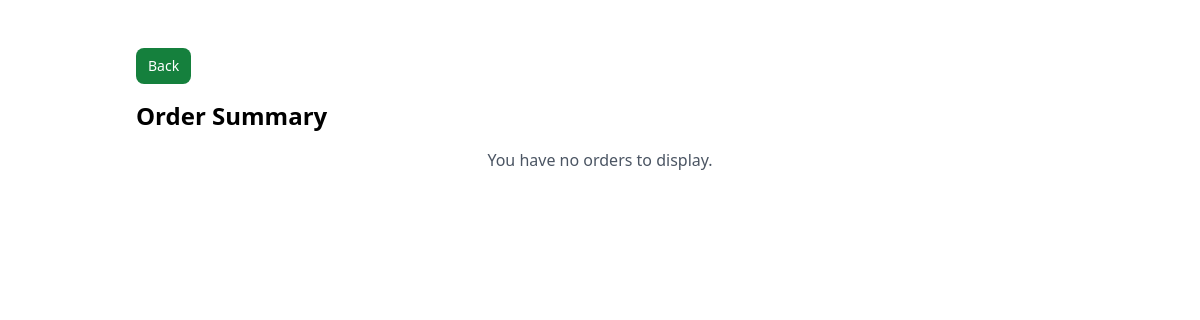
Before: /store/order_summary/ (signed in) with the older database file.
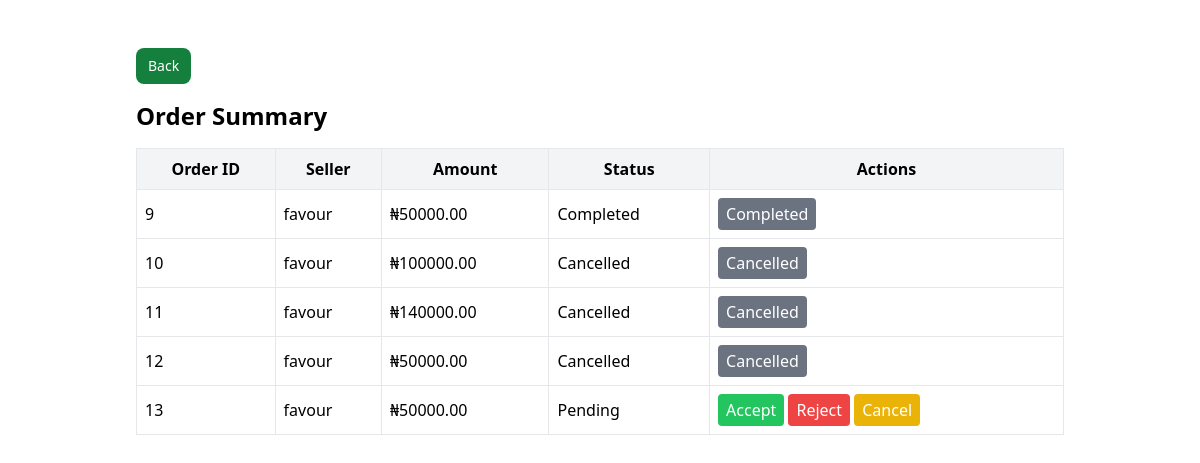
After: the same page with the newer database file.
### Store/models.py (models this page shows, shortened)
class Order(models.Model):
    PENDING = 'pending'
    COMPLETED = 'completed'
    CANCELLED = 'cancelled'
    ORDER_STATUS_CHOICES = [
        (PENDING, 'Pending'),
        (COMPLETED, 'Completed'),
        (CANCELLED, 'Cancelled'),
    ]
    buyer = models.ForeignKey(get_user_model(), related_name='orders_as_buyer', on_delete=models.CASCADE)
    seller = models.ForeignKey(get_user_model(), related_name='orders_as_seller', on_delete=models.CASCADE)
    amount = models.DecimalField(max_digits=10, decimal_places=2)  # Amount of the transaction
    status = models.CharField(max_length=20, choices=ORDER_STATUS_CHOICES, default=PENDING)
    created_at = models.DateTimeField(auto_now_add=True)
    updated_at = models.DateTimeField(auto_now=True)

### User/models.py (models this page shows, shortened)
class Account(AbstractBaseUser, PermissionsMixin):
    email = models.EmailField(unique=True)
    username = models.CharField(max_length=30, unique=True)
    role      = models.CharField(max_length=20, choices=ROLE_CHOICES, default='buyer')
    first_name = models.CharField(max_length=30, blank=True)
    last_name = models.CharField(max_length=30, blank=True)
    last_login	= models.DateTimeField(verbose_name='last login', auto_now=True)
    is_online = models.BooleanField(default=False)
    is_active = models.BooleanField(default=True)
    is_admin = models.BooleanField(default=False)
    is_staff = models.BooleanField(default=False)
    is_buyer = models.BooleanField(default=False)
    USERNAME_FIELD = 'email'
    REQUIRED_FIELDS = ['username',]
    objects = MyAccountManager()

### Store/views.py (the view, shortened to what this page needs)
# urls.py: path('order_summary/', views.order_summary, name='order_summary'),
@login_required
def order_summary(request):
    orders = Order.objects.filter(buyer=request.user)
    return render(request, "Store/order_summary.html", {"orders": orders})

### Store/templates/Store/order_summary.html (shortened to what this page needs)
{% extends "Store/base.html" %}
{% block content %}
<div class="container mx-auto p-6">
    <a href="{% url 'buyerdashboard' %}" class="inline-flex mb-4 items-center px-3 py-2 text-sm font-medium text-center text-white bg-green-700 rounded-lg hover:bg-green-800 focus:ring-4 focus:outline-none focus:ring-green-300 dark:bg-green-600 dark:hover:bg-green-700 dark:focus:ring-green-800">Back</a>
    <h1 class="text-2xl font-bold mb-4">Order Summary</h1>
    {% if orders %}
        <table class="w-full border-collapse border border-gray-200">
            <thead>
                <tr class="bg-gray-100">
                    <th class="p-2 border">Order ID</th>
                    <th class="p-2 border">Seller</th>
                    <th class="p-2 border">Amount</th>
                    <th class="p-2 border">Status</th>
                    <th class="p-2 border">Actions</th>
                </tr>
            </thead>
            <tbody>
                {% for order in orders %}
                    <tr>
                        <td class="p-2 border">{{ order.id }}</td>
                        <td class="p-2 border">
                            {{ order.seller.username|default:"Seller not available" }}
                        </td>
                        <td class="p-2 border">₦{{ order.amount|floatformat:2 }}</td>
                        <td class="p-2 border">{{ order.get_status_display }}</td>
                        <td class="p-2 border">
                            {% if order.status == order.PENDING %}
                                <form method="POST" action="{% url 'order_summary' %}">
                                    <button name="action" value="accept_delivery" class="bg-green-500 text-white px-2 py-1 rounded">Accept</button>
                                    <button name="action" value="reject_delivery" class="bg-red-500 text-white px-2 py-1 rounded">Reject</button>
                                    <button name="action" value="cancel_order" class="bg-yellow-500 text-white px-2 py-1 rounded">Cancel</button>
                                </form>
                            {% elif order.status == order.COMPLETED %}
                                <button class="bg-gray-500 text-white px-2 py-1 rounded cursor-not-allowed" disabled>Completed</button>
                            {% elif order.status == order.CANCELLED %}
                                <button class="bg-gray-500 text-white px-2 py-1 rounded cursor-not-allowed" disabled>Cancelled</button>
                            {% endif %}
                        </td>
                    </tr>
                {% endfor %}
            </tbody>
        </table>
    {% else %}
        <p class="text-center text-gray-600">You have no orders to display.</p>
    {% endif %}
</div>
{% endblock %}

Changed rows visible on the page:
added Order: id "9", seller.username "favour", amount "50000.00", status "Completed"
added Order: id "10", seller.username "favour", amount "100000.00", status "Cancelled"
added Order: id "11", seller.username "favour", amount "140000.00", status "Cancelled"
added Order: id "12", seller.username "favour", amount "50000.00", status "Cancelled"
added Order: id "13", seller.username "favour", amount "50000.00", status "Pending"
Other visible differences:
text no longer shown: "You have no orders to display."
text now shown: "Order ID Seller Amount Status Actions"
